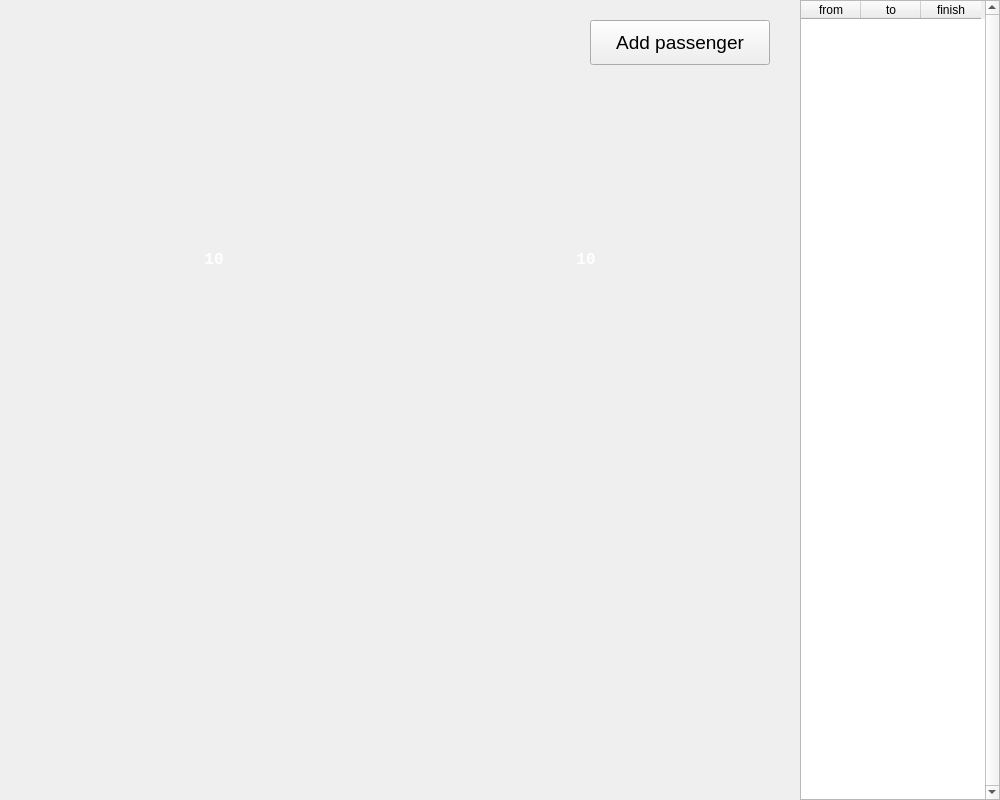
<?xml version="1.0" encoding="UTF-8"?>
<ui version="4.0">
 <class>MainWindow</class>
 <widget class="QMainWindow" name="MainWindow">
  <property name="geometry">
   <rect>
    <x>0</x>
    <y>0</y>
    <width>1000</width>
    <height>800</height>
   </rect>
  </property>
  <property name="windowTitle">
   <string>Elevator Simulator</string>
  </property>
  <widget class="QWidget" name="centralwidget">
   <widget class="QLabel" name="background">
    <property name="geometry">
     <rect>
      <x>0</x>
      <y>0</y>
      <width>800</width>
      <height>800</height>
     </rect>
    </property>
    <property name="text">
     <string/>
    </property>
    <property name="pixmap">
     <pixmap>elv.png</pixmap>
    </property>
   </widget>
   <widget class="QLabel" name="elv1ShowFlr">
    <property name="geometry">
     <rect>
      <x>194</x>
      <y>245</y>
      <width>40</width>
      <height>30</height>
     </rect>
    </property>
    <property name="font">
     <font>
      <family>Courier New</family>
      <pointsize>12</pointsize>
     </font>
    </property>
    <property name="text">
     <string>&lt;html&gt;&lt;head/&gt;&lt;body&gt;&lt;p&gt;&lt;span style=&quot; font-weight:600; color:#ffffff;&quot;&gt;10&lt;/span&gt;&lt;/p&gt;&lt;/body&gt;&lt;/html&gt;</string>
    </property>
    <property name="alignment">
     <set>Qt::AlignCenter</set>
    </property>
   </widget>
   <widget class="QLabel" name="elv2ShowFlr">
    <property name="geometry">
     <rect>
      <x>566</x>
      <y>245</y>
      <width>40</width>
      <height>30</height>
     </rect>
    </property>
    <property name="font">
     <font>
      <family>Courier New</family>
      <pointsize>12</pointsize>
     </font>
    </property>
    <property name="text">
     <string>&lt;html&gt;&lt;head/&gt;&lt;body&gt;&lt;p&gt;&lt;span style=&quot; font-weight:600; color:#ffffff;&quot;&gt;10&lt;/span&gt;&lt;/p&gt;&lt;/body&gt;&lt;/html&gt;</string>
    </property>
    <property name="alignment">
     <set>Qt::AlignCenter</set>
    </property>
   </widget>
   <widget class="QPushButton" name="callElvBtn">
    <property name="geometry">
     <rect>
      <x>590</x>
      <y>20</y>
      <width>180</width>
      <height>45</height>
     </rect>
    </property>
    <property name="font">
     <font>
      <family>Arial</family>
      <pointsize>14</pointsize>
     </font>
    </property>
    <property name="text">
     <string>Add passenger</string>
    </property>
   </widget>
   <widget class="QTableWidget" name="waitingPsg">
    <property name="geometry">
     <rect>
      <x>800</x>
      <y>0</y>
      <width>200</width>
      <height>800</height>
     </rect>
    </property>
    <property name="verticalScrollBarPolicy">
     <enum>Qt::ScrollBarAlwaysOn</enum>
    </property>
    <property name="horizontalScrollBarPolicy">
     <enum>Qt::ScrollBarAlwaysOff</enum>
    </property>
    <attribute name="horizontalHeaderDefaultSectionSize">
     <number>60</number>
    </attribute>
    <attribute name="horizontalHeaderMinimumSectionSize">
     <number>60</number>
    </attribute>
    <attribute name="verticalHeaderVisible">
     <bool>false</bool>
    </attribute>
    <column>
     <property name="text">
      <string>from</string>
     </property>
    </column>
    <column>
     <property name="text">
      <string>to</string>
     </property>
    </column>
    <column>
     <property name="text">
      <string>finish</string>
     </property>
    </column>
   </widget>
  </widget>
 </widget>
 <resources/>
 <connections/>
</ui>
